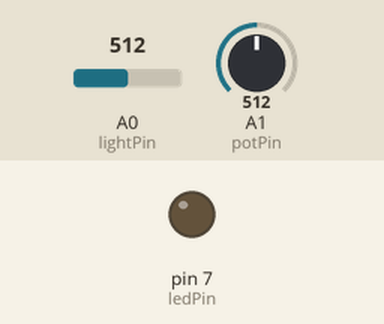
The sketch below on a simulated Arduino Uno, built with avr-gcc and run on an emulated ATmega328P. Parts: output pins drawn as LEDs (lit = HIGH). Inputs (shaded band) come from the test bench; at power-on: A0 (lightPin) = 512, A1 (potPin) = 512.

Above: at 1.2 s.
1.3 s: A0 (lightPin) set to 525
At 2.1 s:
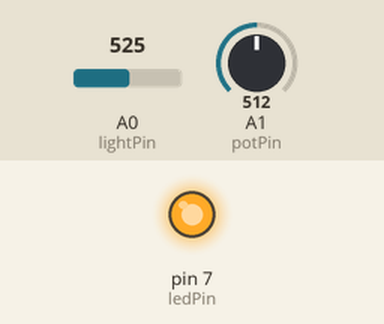
2.8 s: A0 (lightPin) set to 511
At 3.3 s:
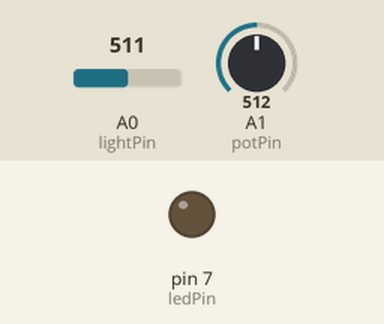
4.3 s: A0 (lightPin) set to 716
At 5.6 s:
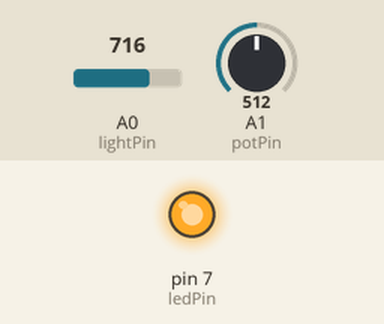
Timing chart, 0 to 7.3 s (numbered marks = the images above; inputs shaded):
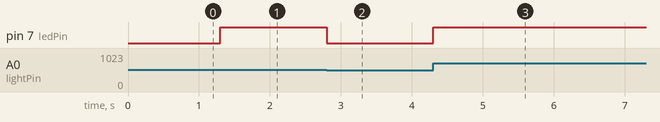

Measured:
- the behaviour switches between 512 and 513 on A0 (lightPin) (found by bisection; images 0 and 1)
- after the input at 1.3 s, pin 7 (ledPin): LOW → HIGH at once
- after the input at 2.8 s, pin 7 (ledPin): HIGH → LOW at once
- after the input at 4.3 s, pin 7 (ledPin): LOW → HIGH at once

The sketch:

lightgame.ino
```cpp
#define lightPin A0
#define potPin A1
#define ledPin 7
int lightVal;
int potVal;

void setup(void)
{
  // start serial port
  Serial.begin(9600);
  pinMode(ledPin,OUTPUT);
  }


void loop(void)
{
  //delay(10);
  lightVal = analogRead(lightPin);
  potVal = analogRead(potPin);
  //Serial.print("Light: ");
  //Serial.println(lightVal);
  if (lightVal > potVal) {
    digitalWrite(ledPin,HIGH);
  } else {
    digitalWrite(ledPin,LOW);
  }
  //Serial.print("Pot: ");
  //Serial.println(potVal);

  //Serial.println();
 }
```
